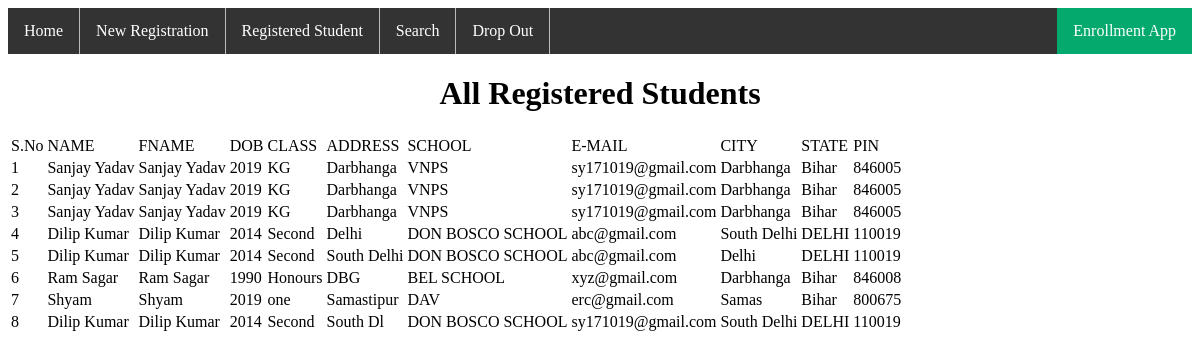
/exist/, run on the app's committed database.
### student/models.py (models this page shows)
class stud(models.Model):
    s_name = models.CharField(max_length=30)
    f_name = models.CharField(max_length=30)
    s_DOB = models.IntegerField()
    s_class = models.CharField(max_length=30)
    s_address = models.CharField(max_length=30)
    s_school = models.CharField(max_length=30)
    s_email = models.EmailField(max_length=30)
    s_city = models.CharField(max_length=30)
    s_state = models.CharField(max_length=30)
    s_pin = models.IntegerField()

### student/views.py (the view)
# urls.py: path('exist/',views.existing),
def existing(request):
    title="All Registered Students"
    queryset = stud.objects.all()
    context={
    "title":title,
    "queryset":queryset,
    }
    return render(request,'existing.html',context)

### templates/existing.html
<html>
{% include "base.html" %}
<center><h1>{{title}}</h1></center>
<table>
    <thead>
        <tr>
            <td>S.No</td>
            <td>NAME</td>
            <td>FNAME</td>
            <td>DOB</td>
            <td>CLASS</td>
            <td>ADDRESS</td>
            <td>SCHOOL</td>
            <td>E-MAIL</td>
            <td>CITY</td>
            <td>STATE</td>
            <td>PIN</td>
        </tr>
    </thead>
    {% for k in queryset %}
    <tbody>
        <tr>
            <td>{{forloop.counter}}</td>
            <td>{{ k.s_name }}</td>
            <td>{{ k.f_name }}</td>
            <td>{{ k.s_DOB }}</td>
            <td>{{ k.s_class }}</td>
            <td>{{ k.s_address }}</td>
            <td>{{ k.s_school }}</td>
            <td>{{ k.s_email }}</td>
            <td>{{ k.s_city }}</td>
            <td>{{ k.s_state }}</td>
            <td>{{ k.s_pin }}</td>
        </tr>
    </tbody>
    {% endfor %}
</table>
</html>

### templates/base.html (shortened to what this page needs)
<head>
    </head>
    <ul>
        <li><a href="#home">Home</a></li>
        <li><a href="/reg">New Registration</a></li>
       <li><a href="/exist">Registered Student</a></li>
        <li><a href="/search">Search</a></li>
        <li><a href="#contact">Drop Out</a></li>
        <li style="float:right"><a class="active" href="#about">Enrollment App</a></li>
      </ul>

### templates/base.html (style rules this page uses)
ul { list-style-type: none; margin: 0; padding: 0; overflow: hidden; background-color: #333; }
li { float: left; border-right:1px solid #bbb; }
li:last-child { border-right: none; }
li a { display: block; color: white; text-align: center; padding: 14px 16px; text-decoration: none; }
.active { background-color: #04AA6D; }

### data on the page
stud: s_name "Sanjay Yadav", f_name "Sanjay Yadav", s_DOB "2019", s_class "KG", s_address "Darbhanga", s_school "VNPS", s_email "sy171019@gmail.com", s_city "Darbhanga", s_state "Bihar", s_pin "846005"
stud: s_name "Sanjay Yadav", f_name "Sanjay Yadav", s_DOB "2019", s_class "KG", s_address "Darbhanga", s_school "VNPS", s_email "sy171019@gmail.com", s_city "Darbhanga", s_state "Bihar", s_pin "846005"
stud: s_name "Sanjay Yadav", f_name "Sanjay Yadav", s_DOB "2019", s_class "KG", s_address "Darbhanga", s_school "VNPS", s_email "sy171019@gmail.com", s_city "Darbhanga", s_state "Bihar", s_pin "846005"
stud: s_name "Dilip Kumar", f_name "Dilip Kumar", s_DOB "2014", s_class "Second", s_address "Delhi", s_school "DON BOSCO SCHOOL", s_email "abc@gmail.com", s_city "South Delhi", s_state "DELHI", s_pin "110019"
stud: s_name "Dilip Kumar", f_name "Dilip Kumar", s_DOB "2014", s_class "Second", s_address "South Delhi", s_school "DON BOSCO SCHOOL", s_email "abc@gmail.com", s_city "Delhi", s_state "DELHI", s_pin "110019"
stud: s_name "Ram Sagar", f_name "Ram Sagar", s_DOB "1990", s_class "Honours", s_address "DBG", s_school "BEL SCHOOL", s_email "xyz@gmail.com", s_city "Darbhanga", s_state "Bihar", s_pin "846008"
stud: s_name "Shyam", f_name "Shyam", s_DOB "2019", s_class "one", s_address "Samastipur", s_school "DAV", s_email "erc@gmail.com", s_city "Samas", s_state "Bihar", s_pin "800675"
stud: s_name "Dilip Kumar", f_name "Dilip Kumar", s_DOB "2014", s_class "Second", s_address "South Dl", s_school "DON BOSCO SCHOOL", s_email "sy171019@gmail.com", s_city "South Delhi", s_state "DELHI", s_pin "110019"

### other printed values
{{ title }} "All Registered Students"
